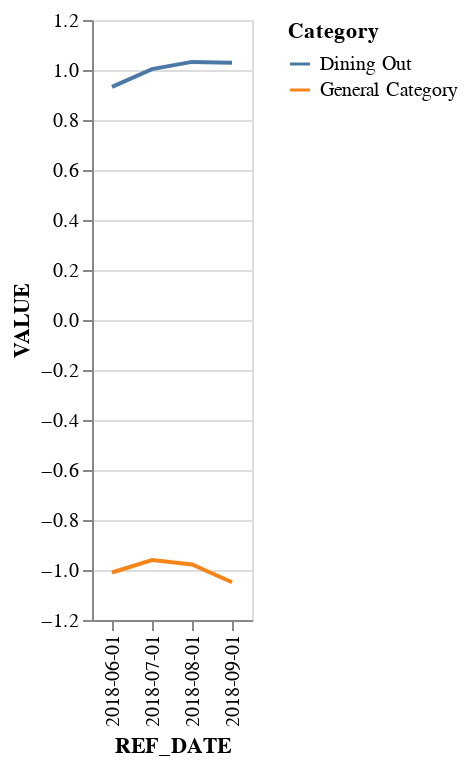

Notebook cell for this chart:
### Code cell
plot_for_parallel_trends(grocery_dataframe_groupby, '2018-06-01', '2018-09-01', 'General Category', 'Dining Out')

### Figure 1 — Vega-Lite specification as saved in the notebook (floating-point values rounded to 4 significant figures)
{"config": {"view": {"continuousWidth": 300, "continuousHeight": 300}}, "data": {"name": "data-697c22f0dfebd2e885779187fe4af12e"}, "mark": {"type": "line"}, "encoding": {"color": {"field": "Category", "type": "nominal"}, "x": {"field": "REF_DATE", "type": "nominal"}, "y": {"field": "VALUE", "type": "quantitative"}}, "$schema": "https://vega.github.io/schema/vega-lite/v5.20.1.json", "datasets": {"data-697c22f0dfebd2e885779187fe4af12e": [{"REF_DATE": "2018-06-01", "Category": "Dining Out", "VALUE": 0.9326}, {"REF_DATE": "2018-06-01", "Category": "General Category", "VALUE": -1.01}, {"REF_DATE": "2018-07-01", "Category": "Dining Out", "VALUE": 1.003}, {"REF_DATE": "2018-07-01", "Category": "General Category", "VALUE": -0.9605}, {"REF_DATE": "2018-08-01", "Category": "Dining Out", "VALUE": 1.032}, {"REF_DATE": "2018-08-01", "Category": "General Category", "VALUE": -0.9778}, {"REF_DATE": "2018-09-01", "Category": "Dining Out", "VALUE": 1.029}, {"REF_DATE": "2018-09-01", "Category": "General Category", "VALUE": -1.049}]}}
